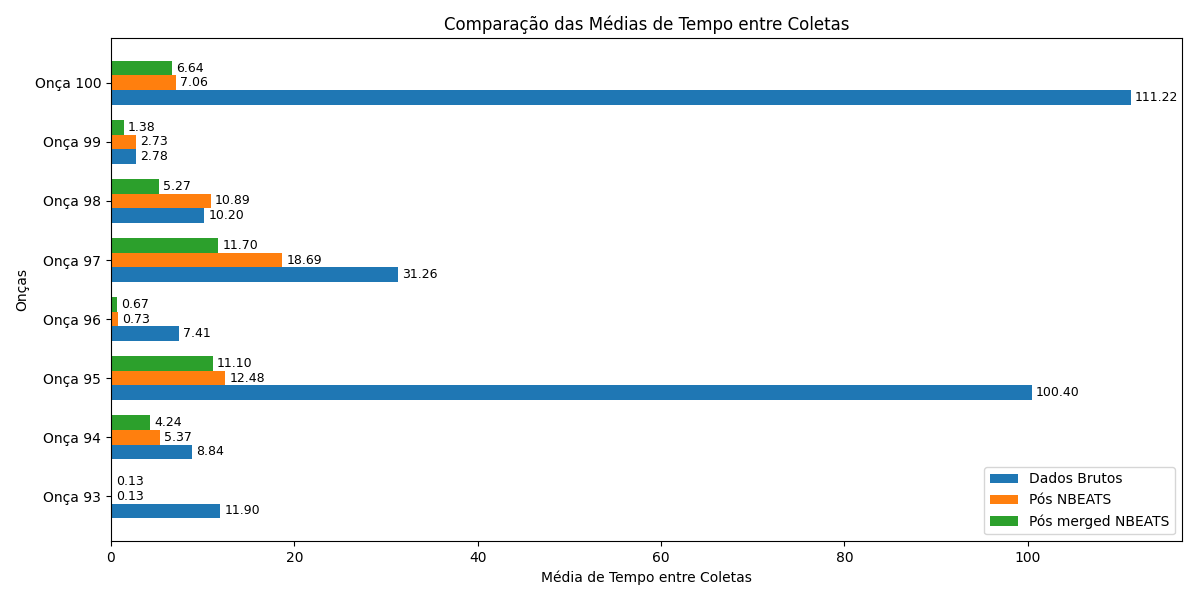

Reproduce this figure in Python.
import matplotlib.pyplot as plt
import numpy as np

# Dados fornecidos
labels = ['Onça 93', 'Onça 94', 'Onça 95', 'Onça 96', 'Onça 97', 'Onça 98', 'Onça 99', 'Onça 100']
raw_means = [11.9, 8.84, 100.4, 7.41, 31.26, 10.2, 2.78, 111.22]
nbeats_means = [0.13, 5.37, 12.48, 0.73, 18.69, 10.89, 2.73, 7.06]
nbeats_merged_means = [0.13,4.24,11.1,0.67,11.7,5.27,1.38,6.64]

x = np.arange(len(labels))  # Posições das barras no eixo Y
width = 0.25  # Largura das barras

# Ajustando o gráfico para exibir as barras na vertical
fig, ax = plt.subplots(figsize=(12, 6))

bars1 = ax.barh(x - width, raw_means, width, label='Dados Brutos', align='center')
bars2 = ax.barh(x, nbeats_means, width, label='Pós NBEATS', align='center')
bars3 = ax.barh(x + width, nbeats_merged_means, width, label='Pós merged NBEATS', align='center')

# Adicionar títulos e rótulos
ax.set_ylabel('Onças')
ax.set_xlabel('Média de Tempo entre Coletas')
ax.set_title('Comparação das Médias de Tempo entre Coletas')
ax.set_yticks(x)
ax.set_yticklabels(labels)
ax.legend()

# Mostrar valores nas barras
for bars in [bars1, bars2, bars3]:
    for bar in bars:
        width = bar.get_width()
        ax.annotate(f'{width:.2f}',
                    xy=(width, bar.get_y() + bar.get_height() / 2),
                    xytext=(3, 0),  # Deslocamento do texto para o lado
                    textcoords="offset points",
                    ha='left', va='center',
                    fontsize=9)

plt.tight_layout()
plt.show()

# Save the plot as an image
plt.savefig(f'average_comparison.png')
